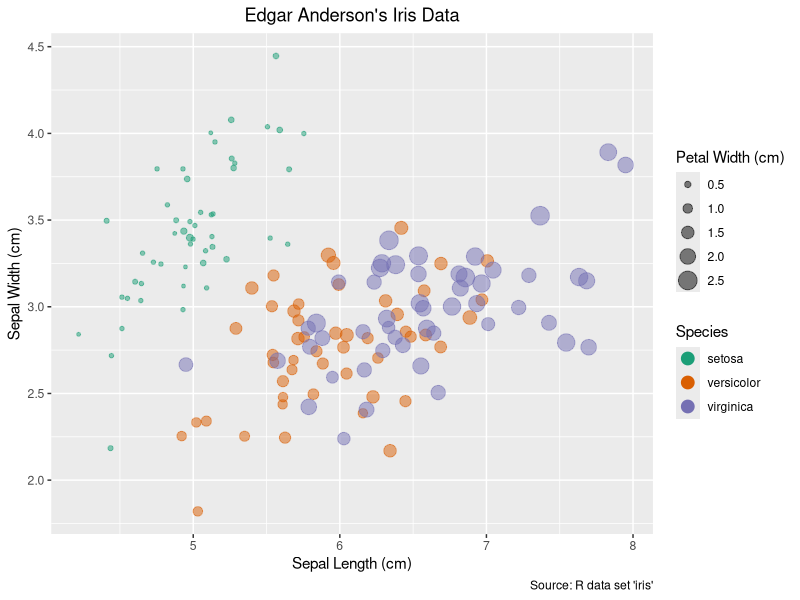
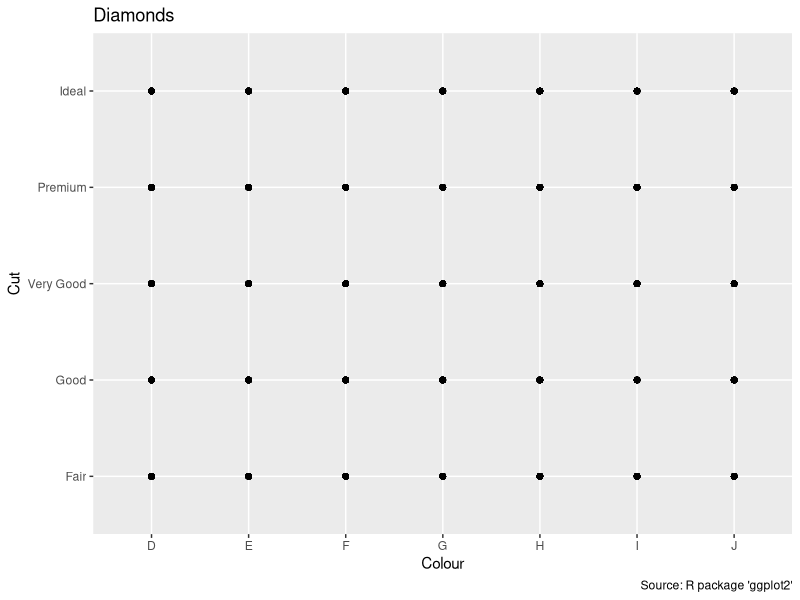
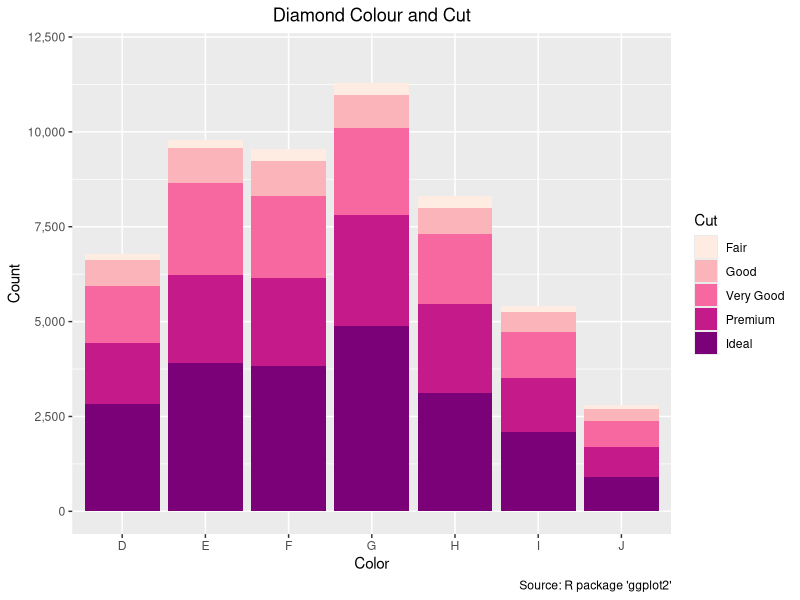
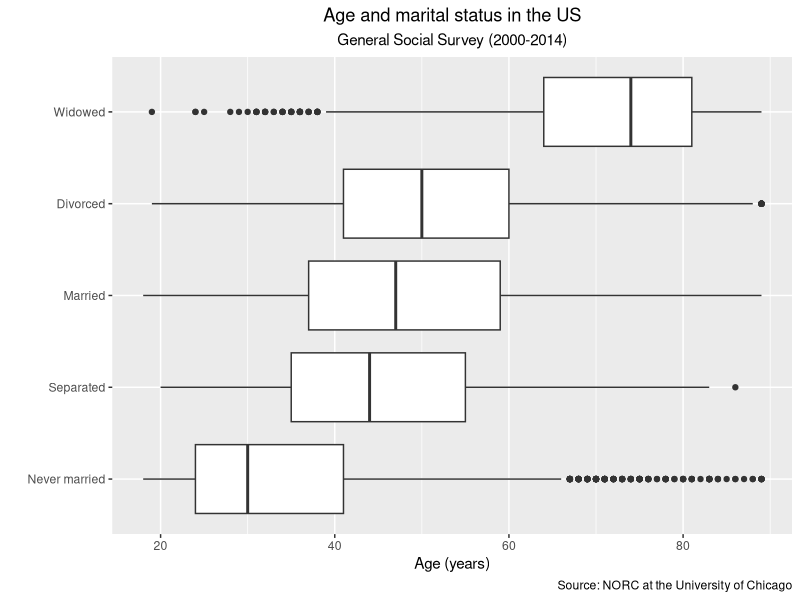
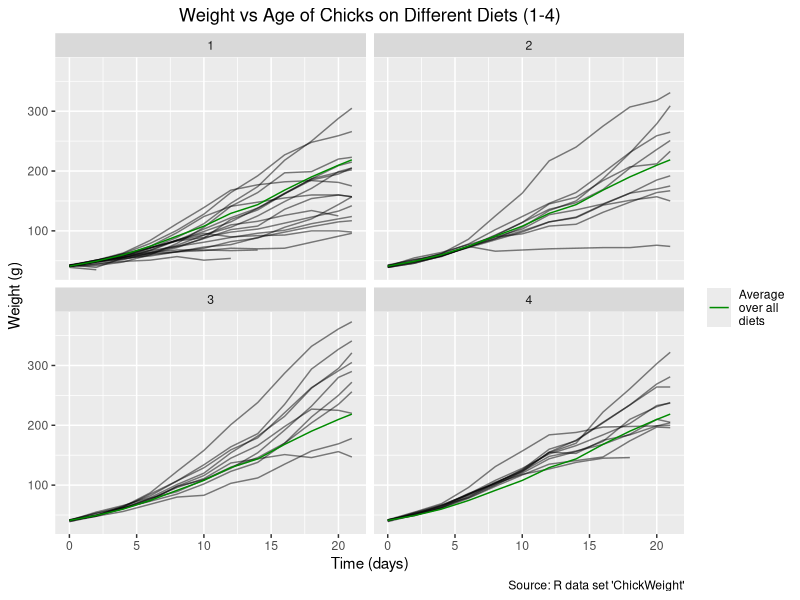

Reproduce these figures in R, in order.
## ---- chunk 1
knitr::opts_chunk$set(message = FALSE, fig.align = "center")
## ---- chunk 2
library(tidyverse)
library(scales)
## ---- chunk 3
haar_with_case_when <- function(x) {
  case_when(
    0 <= x & x < 0.5 ~ 1,
    0.5 <= x & x < 1 ~ -1,
    TRUE ~ 0
  )
}
## ---- chunk 4
haar_with_case_when(seq(-0.5, 1.5, by = 0.25))
## ---- chunk 5
haar_alternative <- function(x) {
  if_else(
    0 <= x & x < 0.5,
    1,
    if_else(
      0.5 <= x & x < 1,
      -1,
      0
    )
  )
}
## ---- chunk 6
haar_alternative(seq(-0.5, 1.5, by = 0.25))
## ---- chunk 7
g <- ggplot(
  data = iris,
  aes(
    x = Sepal.Length,
    y = Sepal.Width,
    size = Petal.Width,
    colour = Species
  )
) +
  geom_jitter(alpha = 0.5, height = 0.2, width = 0.2) +
  labs(
    x = "Sepal Length (cm)",
    y = "Sepal Width (cm)",
    title = "Edgar Anderson's Iris Data",
    caption = "Source: R data set 'iris'"
  ) +
  theme(plot.title = element_text(hjust = 0.5)) +
  scale_radius(name = "Petal Width (cm)") +
  scale_colour_brewer(palette = "Dark2") +
  guides(colour = guide_legend(override.aes = list(alpha = 1, size = 4)))

g
## ---- chunk 8
ggplot(diamonds, aes(color, cut)) +
  geom_point() +
  labs(
    x = "Colour",
    y = "Cut",
    title = "Diamonds",
    caption = "Source: R package 'ggplot2'"
  )
## ---- chunk 9
# reference
# https://stulp.gmw.rug.nl/dataviz/twodiscretevariables.html
ggplot(diamonds, aes(color, fill = cut)) +
  geom_bar() +
  labs(
    x = "Color",
    y = "Count",
    title = "Diamond Colour and Cut",
    caption = "Source: R package 'ggplot2'"
  ) +
  theme(plot.title = element_text(hjust = 0.5)) +
  # reference
  # https://colorbrewer2.org/#type=sequential&scheme=RdPu&n=5
  scale_fill_brewer(
    palette = "RdPu",
    name = "Cut"
  ) +
  scale_y_continuous(labels = comma, limits = c(0, 12000)) 
## ---- chunk 10
unique(gss_cat$marital)
## ---- chunk 11
gss_cat <- gss_cat |>
  filter(marital != "No answer")
# from prof's solution for the factor assignment
gss_cat <- gss_cat[!(is.na("age"))]

## ---- chunk 12
gss_cat$marital <- fct_drop(gss_cat[["marital"]])

# fct_reorder did not work for some reason
# tried 
gss_cat$marital <- fct_reorder(gss_cat$marital, gss_cat$age, median)
levels(gss_cat$marital)

# so hardcoded
gss_cat$marital <- 
  factor(
    gss_cat$marital, 
    levels = c("Never married", "Separated", "Married", "Divorced", "Widowed"))
## ---- chunk 13
# reference to sorting the boxplot
# https://datavizpyr.com/reorder-boxplots-in-r-with-ggplot2/
ggplot(gss_cat, aes(x = reorder(marital, age, na.rm = TRUE), y = age)) +
  geom_boxplot(na.rm = TRUE) +
  coord_flip() +
  labs(
    y = "Age (years)",
    x = "",
    title = "Age and marital status in the US",
    subtitle = "General Social Survey (2000-2014)",
    caption = "Source: NORC at the University of Chicago"
  ) +
  theme(
    plot.title = element_text(hjust = 0.5),
    plot.subtitle = element_text(hjust = 0.5)
  )
## ---- chunk 14
ChickWeight_aggregate <- aggregate(
  weight ~ Time,
  data = ChickWeight,
  FUN = mean
)
## ---- chunk 15
chick <- as.data.frame(ChickWeight)
chick |>
  # reference
  # https://www.r-bloggers.com/2015/08/spaghetti-plots-with-ggplot2-and-ggvis/
  ggplot(aes(Time, weight)) +
  geom_line(alpha = 0.5, aes(group = Chick)) +
  geom_line(
    data = ChickWeight_aggregate,
    aes(color = "Average\nover all\ndiets"),
  ) +
  # reference
  # https://stackoverflow.com/questions/36276240/how-to-add-legend-to-geom-smooth-in-ggplot-in-r
  scale_color_manual(
    values = "green4",
    name = ""
  ) +
  facet_wrap(~Diet) +
  labs(
    x = "Time (days)",
    y = "Weight (g)",
    title = "Weight vs Age of Chicks on Different Diets (1-4)",
    caption = "Source: R data set 'ChickWeight'"
  ) +
  theme(plot.title = element_text(hjust = 0.5))
